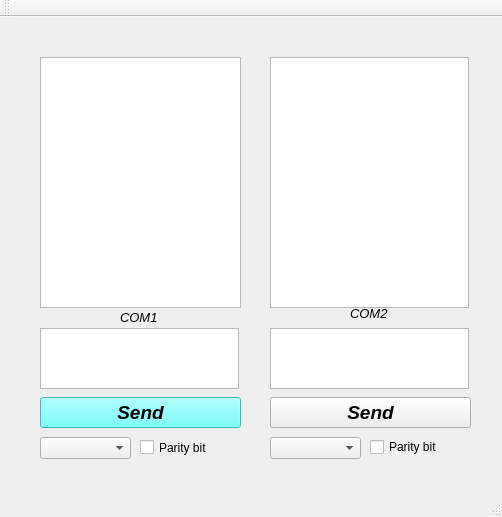
<?xml version="1.0" encoding="UTF-8"?>
<ui version="4.0">
 <class>MainWindow</class>
 <widget class="QMainWindow" name="MainWindow">
  <property name="geometry">
   <rect>
    <x>0</x>
    <y>0</y>
    <width>502</width>
    <height>517</height>
   </rect>
  </property>
  <property name="windowTitle">
   <string>MainWindow</string>
  </property>
  <widget class="QWidget" name="centralWidget">
   <widget class="QCheckBox" name="checkBoxCom1">
    <property name="geometry">
     <rect>
      <x>140</x>
      <y>420</y>
      <width>101</width>
      <height>21</height>
     </rect>
    </property>
    <property name="text">
     <string>Parity bit</string>
    </property>
   </widget>
   <widget class="QComboBox" name="speedComboBoxCom2">
    <property name="geometry">
     <rect>
      <x>270</x>
      <y>420</y>
      <width>91</width>
      <height>22</height>
     </rect>
    </property>
   </widget>
   <widget class="QPushButton" name="sendButtonCom1">
    <property name="geometry">
     <rect>
      <x>40</x>
      <y>380</y>
      <width>201</width>
      <height>31</height>
     </rect>
    </property>
    <property name="palette">
     <palette>
      <active>
       <colorrole role="WindowText">
        <brush brushstyle="SolidPattern">
         <color alpha="255">
          <red>0</red>
          <green>0</green>
          <blue>0</blue>
         </color>
        </brush>
       </colorrole>
       <colorrole role="Button">
        <brush brushstyle="SolidPattern">
         <color alpha="255">
          <red>85</red>
          <green>255</green>
          <blue>255</blue>
         </color>
        </brush>
       </colorrole>
       <colorrole role="Light">
        <brush brushstyle="SolidPattern">
         <color alpha="255">
          <red>213</red>
          <green>255</green>
          <blue>255</blue>
         </color>
        </brush>
       </colorrole>
       <colorrole role="Midlight">
        <brush brushstyle="SolidPattern">
         <color alpha="255">
          <red>255</red>
          <green>12</green>
          <blue>162</blue>
         </color>
        </brush>
       </colorrole>
       <colorrole role="Dark">
        <brush brushstyle="SolidPattern">
         <color alpha="255">
          <red>42</red>
          <green>127</green>
          <blue>127</blue>
         </color>
        </brush>
       </colorrole>
       <colorrole role="Mid">
        <brush brushstyle="SolidPattern">
         <color alpha="255">
          <red>56</red>
          <green>170</green>
          <blue>170</blue>
         </color>
        </brush>
       </colorrole>
       <colorrole role="Text">
        <brush brushstyle="SolidPattern">
         <color alpha="255">
          <red>0</red>
          <green>0</green>
          <blue>0</blue>
         </color>
        </brush>
       </colorrole>
       <colorrole role="BrightText">
        <brush brushstyle="SolidPattern">
         <color alpha="255">
          <red>255</red>
          <green>255</green>
          <blue>255</blue>
         </color>
        </brush>
       </colorrole>
       <colorrole role="ButtonText">
        <brush brushstyle="SolidPattern">
         <color alpha="255">
          <red>0</red>
          <green>0</green>
          <blue>0</blue>
         </color>
        </brush>
       </colorrole>
       <colorrole role="Base">
        <brush brushstyle="SolidPattern">
         <color alpha="255">
          <red>255</red>
          <green>255</green>
          <blue>255</blue>
         </color>
        </brush>
       </colorrole>
       <colorrole role="Window">
        <brush brushstyle="SolidPattern">
         <color alpha="255">
          <red>85</red>
          <green>255</green>
          <blue>255</blue>
         </color>
        </brush>
       </colorrole>
       <colorrole role="Shadow">
        <brush brushstyle="SolidPattern">
         <color alpha="255">
          <red>0</red>
          <green>0</green>
          <blue>0</blue>
         </color>
        </brush>
       </colorrole>
       <colorrole role="AlternateBase">
        <brush brushstyle="SolidPattern">
         <color alpha="255">
          <red>170</red>
          <green>255</green>
          <blue>255</blue>
         </color>
        </brush>
       </colorrole>
       <colorrole role="ToolTipBase">
        <brush brushstyle="SolidPattern">
         <color alpha="255">
          <red>255</red>
          <green>255</green>
          <blue>220</blue>
         </color>
        </brush>
       </colorrole>
       <colorrole role="ToolTipText">
        <brush brushstyle="SolidPattern">
         <color alpha="255">
          <red>0</red>
          <green>0</green>
          <blue>0</blue>
         </color>
        </brush>
       </colorrole>
      </active>
      <inactive>
       <colorrole role="WindowText">
        <brush brushstyle="SolidPattern">
         <color alpha="255">
          <red>0</red>
          <green>0</green>
          <blue>0</blue>
         </color>
        </brush>
       </colorrole>
       <colorrole role="Button">
        <brush brushstyle="SolidPattern">
         <color alpha="255">
          <red>85</red>
          <green>255</green>
          <blue>255</blue>
         </color>
        </brush>
       </colorrole>
       <colorrole role="Light">
        <brush brushstyle="SolidPattern">
         <color alpha="255">
          <red>213</red>
          <green>255</green>
          <blue>255</blue>
         </color>
        </brush>
       </colorrole>
       <colorrole role="Midlight">
        <brush brushstyle="SolidPattern">
         <color alpha="255">
          <red>255</red>
          <green>12</green>
          <blue>162</blue>
         </color>
        </brush>
       </colorrole>
       <colorrole role="Dark">
        <brush brushstyle="SolidPattern">
         <color alpha="255">
          <red>42</red>
          <green>127</green>
          <blue>127</blue>
         </color>
        </brush>
       </colorrole>
       <colorrole role="Mid">
        <brush brushstyle="SolidPattern">
         <color alpha="255">
          <red>56</red>
          <green>170</green>
          <blue>170</blue>
         </color>
        </brush>
       </colorrole>
       <colorrole role="Text">
        <brush brushstyle="SolidPattern">
         <color alpha="255">
          <red>0</red>
          <green>0</green>
          <blue>0</blue>
         </color>
        </brush>
       </colorrole>
       <colorrole role="BrightText">
        <brush brushstyle="SolidPattern">
         <color alpha="255">
          <red>255</red>
          <green>255</green>
          <blue>255</blue>
         </color>
        </brush>
       </colorrole>
       <colorrole role="ButtonText">
        <brush brushstyle="SolidPattern">
         <color alpha="255">
          <red>0</red>
          <green>0</green>
          <blue>0</blue>
         </color>
        </brush>
       </colorrole>
       <colorrole role="Base">
        <brush brushstyle="SolidPattern">
         <color alpha="255">
          <red>255</red>
          <green>255</green>
          <blue>255</blue>
         </color>
        </brush>
       </colorrole>
       <colorrole role="Window">
        <brush brushstyle="SolidPattern">
         <color alpha="255">
          <red>85</red>
          <green>255</green>
          <blue>255</blue>
         </color>
        </brush>
       </colorrole>
       <colorrole role="Shadow">
        <brush brushstyle="SolidPattern">
         <color alpha="255">
          <red>0</red>
          <green>0</green>
          <blue>0</blue>
         </color>
        </brush>
       </colorrole>
       <colorrole role="AlternateBase">
        <brush brushstyle="SolidPattern">
         <color alpha="255">
          <red>170</red>
          <green>255</green>
          <blue>255</blue>
         </color>
        </brush>
       </colorrole>
       <colorrole role="ToolTipBase">
        <brush brushstyle="SolidPattern">
         <color alpha="255">
          <red>255</red>
          <green>255</green>
          <blue>220</blue>
         </color>
        </brush>
       </colorrole>
       <colorrole role="ToolTipText">
        <brush brushstyle="SolidPattern">
         <color alpha="255">
          <red>0</red>
          <green>0</green>
          <blue>0</blue>
         </color>
        </brush>
       </colorrole>
      </inactive>
      <disabled>
       <colorrole role="WindowText">
        <brush brushstyle="SolidPattern">
         <color alpha="255">
          <red>42</red>
          <green>127</green>
          <blue>127</blue>
         </color>
        </brush>
       </colorrole>
       <colorrole role="Button">
        <brush brushstyle="SolidPattern">
         <color alpha="255">
          <red>85</red>
          <green>255</green>
          <blue>255</blue>
         </color>
        </brush>
       </colorrole>
       <colorrole role="Light">
        <brush brushstyle="SolidPattern">
         <color alpha="255">
          <red>213</red>
          <green>255</green>
          <blue>255</blue>
         </color>
        </brush>
       </colorrole>
       <colorrole role="Midlight">
        <brush brushstyle="SolidPattern">
         <color alpha="255">
          <red>255</red>
          <green>12</green>
          <blue>162</blue>
         </color>
        </brush>
       </colorrole>
       <colorrole role="Dark">
        <brush brushstyle="SolidPattern">
         <color alpha="255">
          <red>42</red>
          <green>127</green>
          <blue>127</blue>
         </color>
        </brush>
       </colorrole>
       <colorrole role="Mid">
        <brush brushstyle="SolidPattern">
         <color alpha="255">
          <red>56</red>
          <green>170</green>
          <blue>170</blue>
         </color>
        </brush>
       </colorrole>
       <colorrole role="Text">
        <brush brushstyle="SolidPattern">
         <color alpha="255">
          <red>42</red>
          <green>127</green>
          <blue>127</blue>
         </color>
        </brush>
       </colorrole>
       <colorrole role="BrightText">
        <brush brushstyle="SolidPattern">
         <color alpha="255">
          <red>255</red>
          <green>255</green>
          <blue>255</blue>
         </color>
        </brush>
       </colorrole>
       <colorrole role="ButtonText">
        <brush brushstyle="SolidPattern">
         <color alpha="255">
          <red>42</red>
          <green>127</green>
          <blue>127</blue>
         </color>
        </brush>
       </colorrole>
       <colorrole role="Base">
        <brush brushstyle="SolidPattern">
         <color alpha="255">
          <red>85</red>
          <green>255</green>
          <blue>255</blue>
         </color>
        </brush>
       </colorrole>
       <colorrole role="Window">
        <brush brushstyle="SolidPattern">
         <color alpha="255">
          <red>85</red>
          <green>255</green>
          <blue>255</blue>
         </color>
        </brush>
       </colorrole>
       <colorrole role="Shadow">
        <brush brushstyle="SolidPattern">
         <color alpha="255">
          <red>0</red>
          <green>0</green>
          <blue>0</blue>
         </color>
        </brush>
       </colorrole>
       <colorrole role="AlternateBase">
        <brush brushstyle="SolidPattern">
         <color alpha="255">
          <red>85</red>
          <green>255</green>
          <blue>255</blue>
         </color>
        </brush>
       </colorrole>
       <colorrole role="ToolTipBase">
        <brush brushstyle="SolidPattern">
         <color alpha="255">
          <red>255</red>
          <green>255</green>
          <blue>220</blue>
         </color>
        </brush>
       </colorrole>
       <colorrole role="ToolTipText">
        <brush brushstyle="SolidPattern">
         <color alpha="255">
          <red>0</red>
          <green>0</green>
          <blue>0</blue>
         </color>
        </brush>
       </colorrole>
      </disabled>
     </palette>
    </property>
    <property name="font">
     <font>
      <pointsize>14</pointsize>
      <weight>75</weight>
      <italic>true</italic>
      <bold>true</bold>
     </font>
    </property>
    <property name="text">
     <string>Send</string>
    </property>
   </widget>
   <widget class="QPushButton" name="sendButtonCom2">
    <property name="enabled">
     <bool>true</bool>
    </property>
    <property name="geometry">
     <rect>
      <x>270</x>
      <y>380</y>
      <width>201</width>
      <height>31</height>
     </rect>
    </property>
    <property name="font">
     <font>
      <pointsize>14</pointsize>
      <weight>75</weight>
      <italic>true</italic>
      <bold>true</bold>
     </font>
    </property>
    <property name="mouseTracking">
     <bool>false</bool>
    </property>
    <property name="styleSheet">
     <string notr="true"/>
    </property>
    <property name="text">
     <string>Send</string>
    </property>
    <property name="autoDefault">
     <bool>false</bool>
    </property>
   </widget>
   <widget class="QLabel" name="label_2">
    <property name="geometry">
     <rect>
      <x>350</x>
      <y>290</y>
      <width>47</width>
      <height>13</height>
     </rect>
    </property>
    <property name="font">
     <font>
      <family>Arial</family>
      <pointsize>10</pointsize>
      <weight>50</weight>
      <italic>true</italic>
      <bold>false</bold>
     </font>
    </property>
    <property name="text">
     <string>COM2</string>
    </property>
   </widget>
   <widget class="QComboBox" name="speedComboBoxCom1">
    <property name="geometry">
     <rect>
      <x>40</x>
      <y>420</y>
      <width>91</width>
      <height>22</height>
     </rect>
    </property>
   </widget>
   <widget class="QCheckBox" name="checkBoxCom2">
    <property name="geometry">
     <rect>
      <x>370</x>
      <y>420</y>
      <width>101</width>
      <height>20</height>
     </rect>
    </property>
    <property name="text">
     <string>Parity bit</string>
    </property>
   </widget>
   <widget class="QLabel" name="label">
    <property name="geometry">
     <rect>
      <x>120</x>
      <y>290</y>
      <width>47</width>
      <height>20</height>
     </rect>
    </property>
    <property name="palette">
     <palette>
      <active>
       <colorrole role="WindowText">
        <brush brushstyle="SolidPattern">
         <color alpha="255">
          <red>0</red>
          <green>0</green>
          <blue>0</blue>
         </color>
        </brush>
       </colorrole>
       <colorrole role="Button">
        <brush brushstyle="SolidPattern">
         <color alpha="255">
          <red>170</red>
          <green>170</green>
          <blue>255</blue>
         </color>
        </brush>
       </colorrole>
       <colorrole role="Light">
        <brush brushstyle="SolidPattern">
         <color alpha="255">
          <red>255</red>
          <green>255</green>
          <blue>255</blue>
         </color>
        </brush>
       </colorrole>
       <colorrole role="Midlight">
        <brush brushstyle="SolidPattern">
         <color alpha="255">
          <red>212</red>
          <green>212</green>
          <blue>255</blue>
         </color>
        </brush>
       </colorrole>
       <colorrole role="Dark">
        <brush brushstyle="SolidPattern">
         <color alpha="255">
          <red>85</red>
          <green>85</green>
          <blue>127</blue>
         </color>
        </brush>
       </colorrole>
       <colorrole role="Mid">
        <brush brushstyle="SolidPattern">
         <color alpha="255">
          <red>113</red>
          <green>113</green>
          <blue>170</blue>
         </color>
        </brush>
       </colorrole>
       <colorrole role="Text">
        <brush brushstyle="SolidPattern">
         <color alpha="255">
          <red>0</red>
          <green>0</green>
          <blue>0</blue>
         </color>
        </brush>
       </colorrole>
       <colorrole role="BrightText">
        <brush brushstyle="SolidPattern">
         <color alpha="255">
          <red>255</red>
          <green>255</green>
          <blue>255</blue>
         </color>
        </brush>
       </colorrole>
       <colorrole role="ButtonText">
        <brush brushstyle="SolidPattern">
         <color alpha="255">
          <red>0</red>
          <green>0</green>
          <blue>0</blue>
         </color>
        </brush>
       </colorrole>
       <colorrole role="Base">
        <brush brushstyle="SolidPattern">
         <color alpha="255">
          <red>255</red>
          <green>255</green>
          <blue>255</blue>
         </color>
        </brush>
       </colorrole>
       <colorrole role="Window">
        <brush brushstyle="SolidPattern">
         <color alpha="255">
          <red>170</red>
          <green>170</green>
          <blue>255</blue>
         </color>
        </brush>
       </colorrole>
       <colorrole role="Shadow">
        <brush brushstyle="SolidPattern">
         <color alpha="255">
          <red>0</red>
          <green>0</green>
          <blue>0</blue>
         </color>
        </brush>
       </colorrole>
       <colorrole role="AlternateBase">
        <brush brushstyle="SolidPattern">
         <color alpha="255">
          <red>212</red>
          <green>212</green>
          <blue>255</blue>
         </color>
        </brush>
       </colorrole>
       <colorrole role="ToolTipBase">
        <brush brushstyle="SolidPattern">
         <color alpha="255">
          <red>255</red>
          <green>255</green>
          <blue>220</blue>
         </color>
        </brush>
       </colorrole>
       <colorrole role="ToolTipText">
        <brush brushstyle="SolidPattern">
         <color alpha="255">
          <red>0</red>
          <green>0</green>
          <blue>0</blue>
         </color>
        </brush>
       </colorrole>
      </active>
      <inactive>
       <colorrole role="WindowText">
        <brush brushstyle="SolidPattern">
         <color alpha="255">
          <red>0</red>
          <green>0</green>
          <blue>0</blue>
         </color>
        </brush>
       </colorrole>
       <colorrole role="Button">
        <brush brushstyle="SolidPattern">
         <color alpha="255">
          <red>170</red>
          <green>170</green>
          <blue>255</blue>
         </color>
        </brush>
       </colorrole>
       <colorrole role="Light">
        <brush brushstyle="SolidPattern">
         <color alpha="255">
          <red>255</red>
          <green>255</green>
          <blue>255</blue>
         </color>
        </brush>
       </colorrole>
       <colorrole role="Midlight">
        <brush brushstyle="SolidPattern">
         <color alpha="255">
          <red>212</red>
          <green>212</green>
          <blue>255</blue>
         </color>
        </brush>
       </colorrole>
       <colorrole role="Dark">
        <brush brushstyle="SolidPattern">
         <color alpha="255">
          <red>85</red>
          <green>85</green>
          <blue>127</blue>
         </color>
        </brush>
       </colorrole>
       <colorrole role="Mid">
        <brush brushstyle="SolidPattern">
         <color alpha="255">
          <red>113</red>
          <green>113</green>
          <blue>170</blue>
         </color>
        </brush>
       </colorrole>
       <colorrole role="Text">
        <brush brushstyle="SolidPattern">
         <color alpha="255">
          <red>0</red>
          <green>0</green>
          <blue>0</blue>
         </color>
        </brush>
       </colorrole>
       <colorrole role="BrightText">
        <brush brushstyle="SolidPattern">
         <color alpha="255">
          <red>255</red>
          <green>255</green>
          <blue>255</blue>
         </color>
        </brush>
       </colorrole>
       <colorrole role="ButtonText">
        <brush brushstyle="SolidPattern">
         <color alpha="255">
          <red>0</red>
          <green>0</green>
          <blue>0</blue>
         </color>
        </brush>
       </colorrole>
       <colorrole role="Base">
        <brush brushstyle="SolidPattern">
         <color alpha="255">
          <red>255</red>
          <green>255</green>
          <blue>255</blue>
         </color>
        </brush>
       </colorrole>
       <colorrole role="Window">
        <brush brushstyle="SolidPattern">
         <color alpha="255">
          <red>170</red>
          <green>170</green>
          <blue>255</blue>
         </color>
        </brush>
       </colorrole>
       <colorrole role="Shadow">
        <brush brushstyle="SolidPattern">
         <color alpha="255">
          <red>0</red>
          <green>0</green>
          <blue>0</blue>
         </color>
        </brush>
       </colorrole>
       <colorrole role="AlternateBase">
        <brush brushstyle="SolidPattern">
         <color alpha="255">
          <red>212</red>
          <green>212</green>
          <blue>255</blue>
         </color>
        </brush>
       </colorrole>
       <colorrole role="ToolTipBase">
        <brush brushstyle="SolidPattern">
         <color alpha="255">
          <red>255</red>
          <green>255</green>
          <blue>220</blue>
         </color>
        </brush>
       </colorrole>
       <colorrole role="ToolTipText">
        <brush brushstyle="SolidPattern">
         <color alpha="255">
          <red>0</red>
          <green>0</green>
          <blue>0</blue>
         </color>
        </brush>
       </colorrole>
      </inactive>
      <disabled>
       <colorrole role="WindowText">
        <brush brushstyle="SolidPattern">
         <color alpha="255">
          <red>85</red>
          <green>85</green>
          <blue>127</blue>
         </color>
        </brush>
       </colorrole>
       <colorrole role="Button">
        <brush brushstyle="SolidPattern">
         <color alpha="255">
          <red>170</red>
          <green>170</green>
          <blue>255</blue>
         </color>
        </brush>
       </colorrole>
       <colorrole role="Light">
        <brush brushstyle="SolidPattern">
         <color alpha="255">
          <red>255</red>
          <green>255</green>
          <blue>255</blue>
         </color>
        </brush>
       </colorrole>
       <colorrole role="Midlight">
        <brush brushstyle="SolidPattern">
         <color alpha="255">
          <red>212</red>
          <green>212</green>
          <blue>255</blue>
         </color>
        </brush>
       </colorrole>
       <colorrole role="Dark">
        <brush brushstyle="SolidPattern">
         <color alpha="255">
          <red>85</red>
          <green>85</green>
          <blue>127</blue>
         </color>
        </brush>
       </colorrole>
       <colorrole role="Mid">
        <brush brushstyle="SolidPattern">
         <color alpha="255">
          <red>113</red>
          <green>113</green>
          <blue>170</blue>
         </color>
        </brush>
       </colorrole>
       <colorrole role="Text">
        <brush brushstyle="SolidPattern">
         <color alpha="255">
          <red>85</red>
          <green>85</green>
          <blue>127</blue>
         </color>
        </brush>
       </colorrole>
       <colorrole role="BrightText">
        <brush brushstyle="SolidPattern">
         <color alpha="255">
          <red>255</red>
          <green>255</green>
          <blue>255</blue>
         </color>
        </brush>
       </colorrole>
       <colorrole role="ButtonText">
        <brush brushstyle="SolidPattern">
         <color alpha="255">
          <red>85</red>
          <green>85</green>
          <blue>127</blue>
         </color>
        </brush>
       </colorrole>
       <colorrole role="Base">
        <brush brushstyle="SolidPattern">
         <color alpha="255">
          <red>170</red>
          <green>170</green>
          <blue>255</blue>
         </color>
        </brush>
       </colorrole>
       <colorrole role="Window">
        <brush brushstyle="SolidPattern">
         <color alpha="255">
          <red>170</red>
          <green>170</green>
          <blue>255</blue>
         </color>
        </brush>
       </colorrole>
       <colorrole role="Shadow">
        <brush brushstyle="SolidPattern">
         <color alpha="255">
          <red>0</red>
          <green>0</green>
          <blue>0</blue>
         </color>
        </brush>
       </colorrole>
       <colorrole role="AlternateBase">
        <brush brushstyle="SolidPattern">
         <color alpha="255">
          <red>170</red>
          <green>170</green>
          <blue>255</blue>
         </color>
        </brush>
       </colorrole>
       <colorrole role="ToolTipBase">
        <brush brushstyle="SolidPattern">
         <color alpha="255">
          <red>255</red>
          <green>255</green>
          <blue>220</blue>
         </color>
        </brush>
       </colorrole>
       <colorrole role="ToolTipText">
        <brush brushstyle="SolidPattern">
         <color alpha="255">
          <red>0</red>
          <green>0</green>
          <blue>0</blue>
         </color>
        </brush>
       </colorrole>
      </disabled>
     </palette>
    </property>
    <property name="font">
     <font>
      <family>Arial</family>
      <pointsize>10</pointsize>
      <weight>50</weight>
      <italic>true</italic>
      <bold>false</bold>
     </font>
    </property>
    <property name="text">
     <string>COM1</string>
    </property>
   </widget>
   <widget class="QTextEdit" name="textEditCom1">
    <property name="geometry">
     <rect>
      <x>40</x>
      <y>311</y>
      <width>199</width>
      <height>61</height>
     </rect>
    </property>
    <property name="maximumSize">
     <size>
      <width>16777215</width>
      <height>102</height>
     </size>
    </property>
    <property name="frameShape">
     <enum>QFrame::StyledPanel</enum>
    </property>
   </widget>
   <widget class="QTextBrowser" name="textFieldCom1">
    <property name="geometry">
     <rect>
      <x>40</x>
      <y>40</y>
      <width>201</width>
      <height>251</height>
     </rect>
    </property>
   </widget>
   <widget class="QTextBrowser" name="textFieldCom2">
    <property name="geometry">
     <rect>
      <x>270</x>
      <y>40</y>
      <width>199</width>
      <height>251</height>
     </rect>
    </property>
   </widget>
   <widget class="QTextEdit" name="textEditCom2">
    <property name="geometry">
     <rect>
      <x>270</x>
      <y>311</y>
      <width>199</width>
      <height>61</height>
     </rect>
    </property>
    <property name="maximumSize">
     <size>
      <width>16777215</width>
      <height>102</height>
     </size>
    </property>
   </widget>
   <zorder>checkBoxCom1</zorder>
   <zorder>speedComboBoxCom2</zorder>
   <zorder>sendButtonCom1</zorder>
   <zorder>label_2</zorder>
   <zorder>speedComboBoxCom1</zorder>
   <zorder>checkBoxCom2</zorder>
   <zorder>label</zorder>
   <zorder>sendButtonCom2</zorder>
   <zorder>textEditCom1</zorder>
   <zorder>textFieldCom1</zorder>
   <zorder>textFieldCom2</zorder>
   <zorder>textEditCom2</zorder>
  </widget>
  <widget class="QMenuBar" name="menuBar">
   <property name="geometry">
    <rect>
     <x>0</x>
     <y>0</y>
     <width>502</width>
     <height>21</height>
    </rect>
   </property>
  </widget>
  <widget class="QToolBar" name="mainToolBar">
   <attribute name="toolBarArea">
    <enum>TopToolBarArea</enum>
   </attribute>
   <attribute name="toolBarBreak">
    <bool>false</bool>
   </attribute>
  </widget>
  <widget class="QStatusBar" name="statusBar"/>
 </widget>
 <layoutdefault spacing="6" margin="11"/>
 <resources/>
 <connections/>
</ui>
